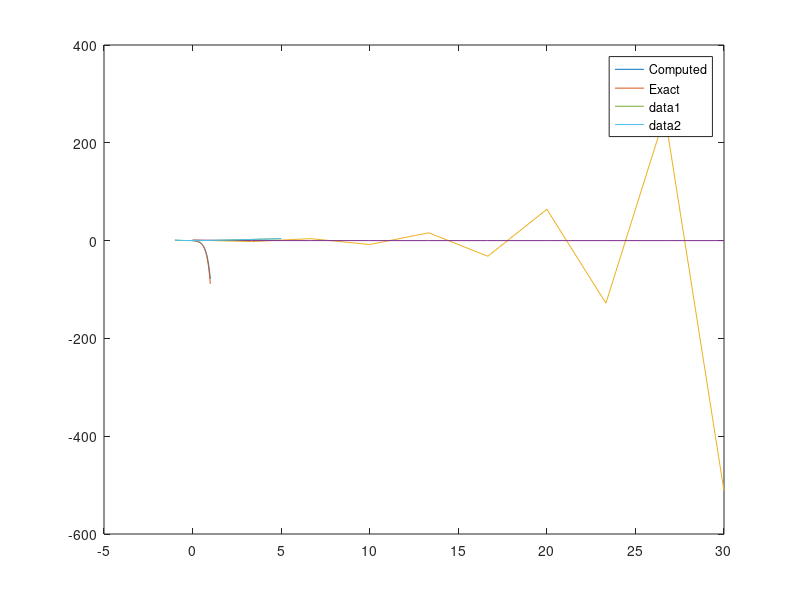

This chart was generated by the following MATLAB code:
clear all
close all


%% Test 1
% Equation:
% y'(t) = 5*y(t) - 3   in [ 0, 1 ]
%  y(0) = 0
% Discretization:
% h = 0.001
% Nh = 1000

fileID = fopen( 'solution_1.txt', 'r' );
u_n = fscanf( fileID, '%f' );
u_ex = @(t) -3/5 * exp(5*t) + 3/5;
t = linspace( 0, 1, length(u_n) );
plot( t, u_n )
hold on
plot( t, u_ex(t) )


%% Test 2
% Equation:
% y'(t) = -y(t)   in [ 0, 30 ]
%  y(0) = 1
% Discretization:
% h = ?     
% Nh = ?
%
% NB:  if h<2     ==>   u->0 as t->inf
%      otherwise  ==>   u diverges

fileID = fopen( 'solution_2.txt', 'r' );
u_n = fscanf( fileID, '%f' );
u_ex = @(t) exp(-t);
t = linspace( 0, 30, length(u_n) );
plot( t, u_n )
hold on
plot( t, u_ex(t) )
legend( 'Computed', 'Exact' )

%% Test 3
% Equation:
% y'(t) = t - y(t)   in [ -1, 5 ]
% y(-1) = 1
% Discretization:
% h = 0.001
% Nh = 1000

fileID = fopen( 'solution_3.txt', 'r' );
u_n = fscanf( fileID, '%f' );
u_ex = @(t) t - 1 + 3*exp(-(t+1));
t = linspace( -1, 5, length(u_n) );
plot( t, u_n )
hold on
plot( t, u_ex(t) )